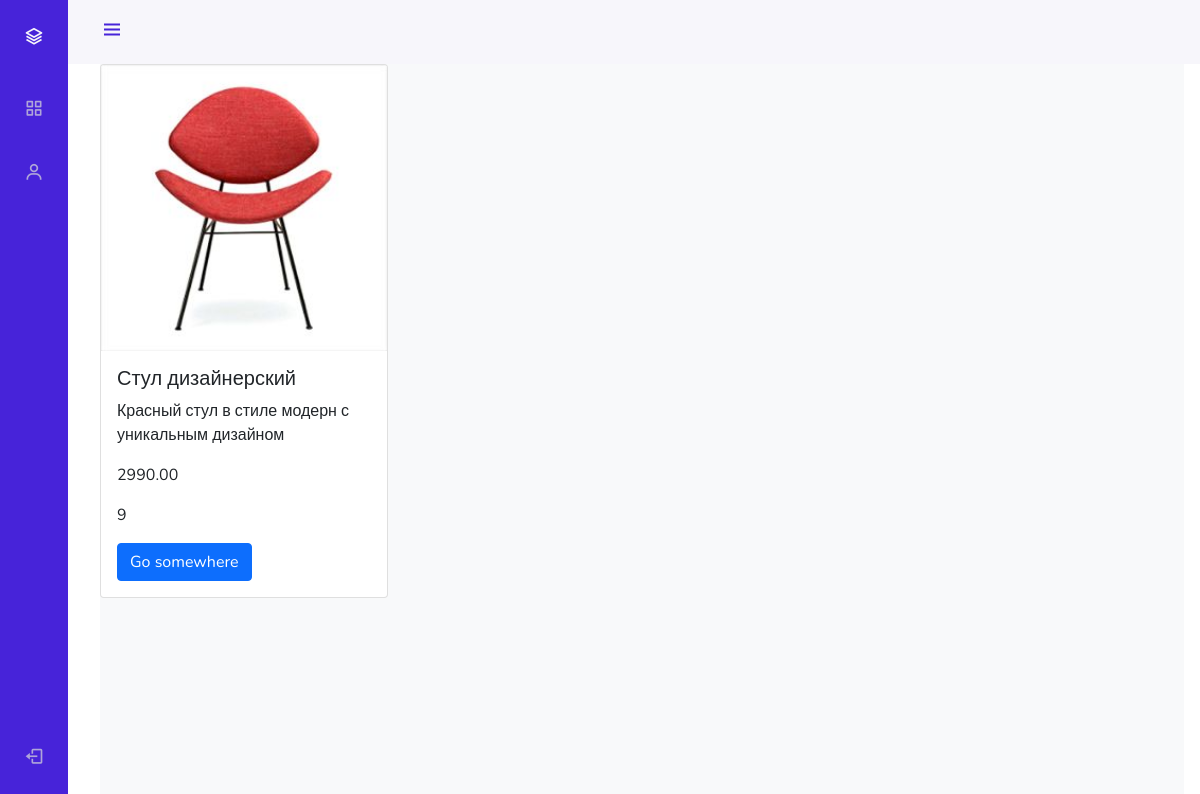
The app's page /admin_staff/products/read/5/ with its own data.
### furnitureapp/models.py (models this page shows, shortened)
class Product(models.Model):
    category = models.ForeignKey(
        ProductCategory,
        on_delete=models.CASCADE
    )
    name = models.CharField(
        max_length=128,
        verbose_name='имя продукта'
    )
    image = models.ImageField(
        upload_to='products_images',
        blank=True
    )
    short_desc = models.CharField(
        max_length=60,
        verbose_name='краткое описание',
        blank=True
    )
    description = models.TextField(
        verbose_name='описание продукта',
        blank=True
    )
    price = models.DecimalField(
        max_digits=8,
        verbose_name='цена',
        decimal_places=2
    )
    quantity = models.PositiveIntegerField(
        verbose_name='количество на складе',
        default=0
    )

### adminapp/views.py (the view)
# urls.py: path('products/read/<int:pk>/', adminapp.product_read, name='product_read'),
def product_read(request, pk):
    title = 'продукт/подробнее'
    product = get_object_or_404(Product, pk=pk)
    context = {'title': title, 'object': product}
    return render(request, 'adminapp/product_read.html', context)

### adminapp/templates/adminapp/product_read.html
{% extends 'adminapp/base.html' %}
{% load static %}}
{% load my_tags.py %}
{% block content %}
    <div class="card" style="width: 18rem;">
      <img src="{{ object.image|media_folder_products }}" class="card-img-top" alt="...">
      <div class="card-body">
        <h5 class="card-title">{{ object.name }}</h5>
        <p class="card-text">{{ object.description }}</p>
        <p class="card-text">{{ object.price }}</p>
        <p class="card-text">{{ object.quantity }}</p>
        <a href="#" class="btn btn-primary">Go somewhere</a>
      </div>
    </div>
{% endblock %}

### adminapp/static/adminapp/css/style.css (style rules this page uses)
:root { --header-height: 3rem; --nav-width: 68px; --first-color: #4723D9; --first-color-light: #AFA5D9; --white-color: #F7F6FB; --body-font: 'Nunito', sans-serif; --normal-font-size: 1rem; --z-fixed: 100 }
body { position: relative; margin: var(--header-height) 0 0 0; padding: 0 1rem; font-family: var(--body-font); font-size: var(--normal-font-size); transition: .5s }
a { text-decoration: none }
@media screen and (min-width: 768px) { body { margin: calc(var(--header-height) + 1rem) 0 0 0; padding-left: calc(var(--nav-width) + 2rem) } }

### records on screen
Product: image|media_folder_products (picture), name "Стул дизайнерский", description "Красный стул в стиле модерн с уникальным дизайном", price "2990.00", quantity "9"
